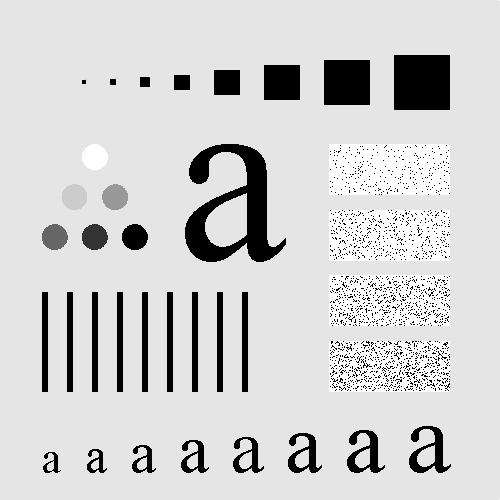
#> input picture CVDL/abcl.jpg, 500 x 500 px
$ jupyter execute CVDL_Practical_5_.ipynb
#> lines starting #> are read from the running program, lines starting #| are printed output that depends on the picture
# Computer Vision Using Deep Learning - Practical 5

# Frequency Domain Filtering in Images

- Ideal LPF & HPF
- Butterworth LPF & HPF
- Gaussian LPF & HPF

[cell 1]
import cv2
import numpy as np
import matplotlib.pyplot as plt

img = cv2.imread('abcl.jpg', cv2.IMREAD_GRAYSCALE)
#> img is the input picture: shape (500, 500); min 0, max 255, mean 207.4
M, N = img.shape
#> M = 500; N = 500

F = np.fft.fft2(img)
Fshift = np.fft.fftshift(F)
magnitude_spectrum = np.log(1 + np.abs(Fshift))
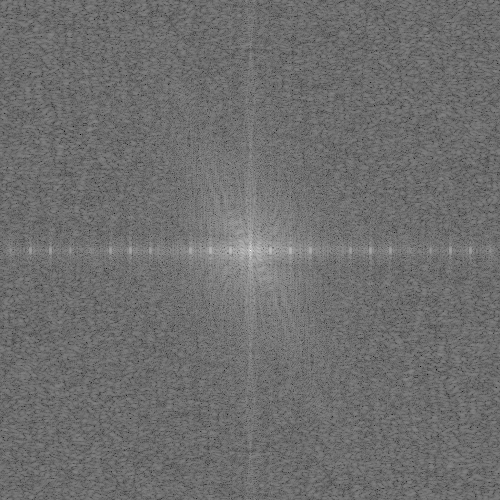
#> magnitude_spectrum: shape (500, 500) float64; min 2.98, max 17.76, mean 9.4; drawn with min black and max white

plt.figure(figsize=(12,5))
plt.subplot(1,2,1), plt.imshow(img, cmap='gray'), plt.title("Original"), plt.axis("off")
plt.subplot(1,2,2), plt.imshow(magnitude_spectrum, cmap='gray'), plt.title("Fourier Spectrum"), plt.axis("off")
plt.show()
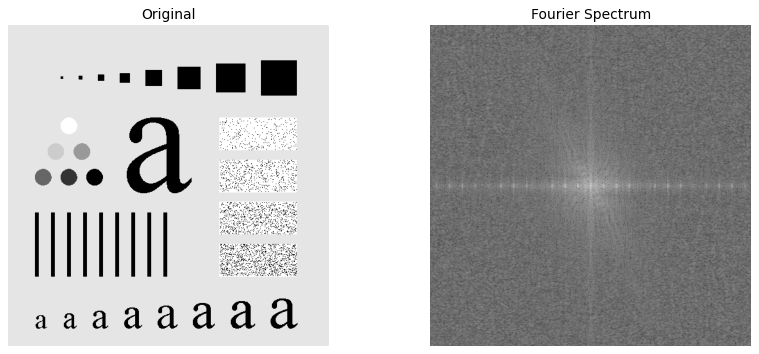
#> figure drawn by matplotlib, 2 panels

u = np.arange(M)
#> u = 500 values from 0 to 499
v = np.arange(N)
#> v = 500 values from 0 to 499
V, U = np.meshgrid(v, u)
D = np.sqrt((U - M/2)**2 + (V - N/2)**2)

## Ideal Low-Pass Filter (ILPF)

[cell 2]
D0 = 30
H = (D <= D0).astype(np.float32)
G = Fshift * H
g = np.abs(np.fft.ifft2(np.fft.ifftshift(G)))
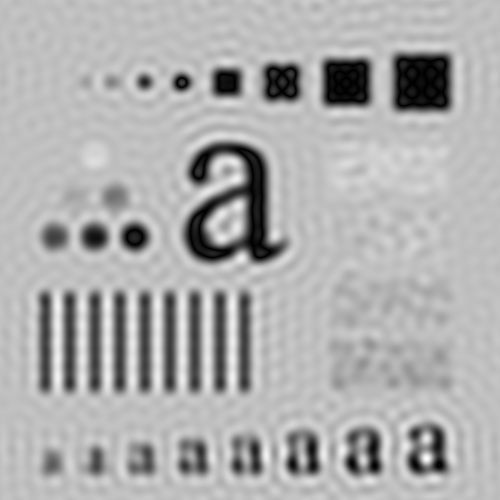
#> g: shape (500, 500) float64; min 0.00521, max 304.8, mean 208.1; drawn with min black and max white

plt.figure(figsize=(14,5))
plt.subplot(1,4,1), plt.imshow(img, cmap='gray'), plt.title("Original"), plt.axis("off")
plt.subplot(1,4,2), plt.imshow(magnitude_spectrum, cmap='gray'), plt.title("Fourier Spectrum"), plt.axis("off")
plt.subplot(1,4,3), plt.imshow(H, cmap='gray'), plt.title("Ideal LPF Mask"), plt.axis("off")
plt.subplot(1,4,4), plt.imshow(g, cmap='gray'), plt.title("ILPF Output"), plt.axis("off")
plt.show()
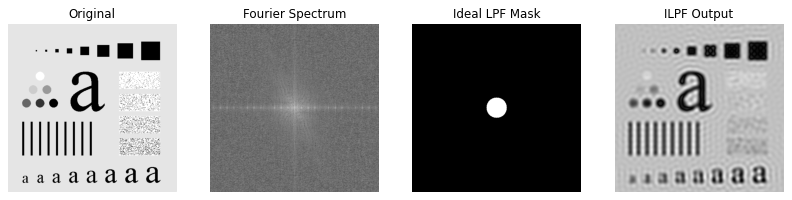
#> figure drawn by matplotlib, 4 panels

## Butterworth Low-Pass Filter (BLPF)

[cell 3]
D0 = 30
n = 2
H = 1 / (1 + (D/D0)**(2*n))
G = Fshift * H
g = np.abs(np.fft.ifft2(np.fft.ifftshift(G)))
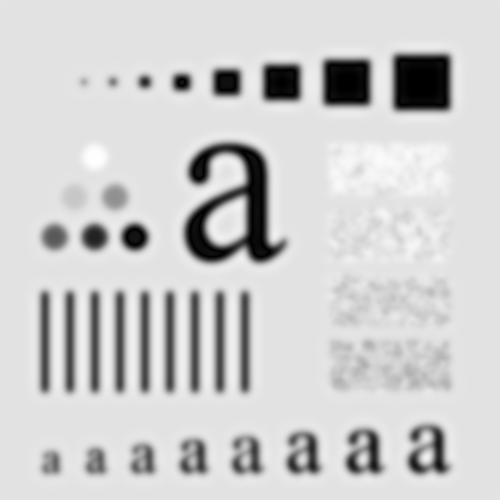
#> g: shape (500, 500) float64; min 0.00249, max 257.4, mean 207.7; drawn with min black and max white

plt.figure(figsize=(14,5))
plt.subplot(1,4,1), plt.imshow(img, cmap='gray'), plt.title("Original"), plt.axis("off")
plt.subplot(1,4,2), plt.imshow(magnitude_spectrum, cmap='gray'), plt.title("Fourier Spectrum"), plt.axis("off")
plt.subplot(1,4,3), plt.imshow(H, cmap='gray'), plt.title("Butterworth LPF Mask"), plt.axis("off")
plt.subplot(1,4,4), plt.imshow(g, cmap='gray'), plt.title("BLPF Output"), plt.axis("off")
plt.show()
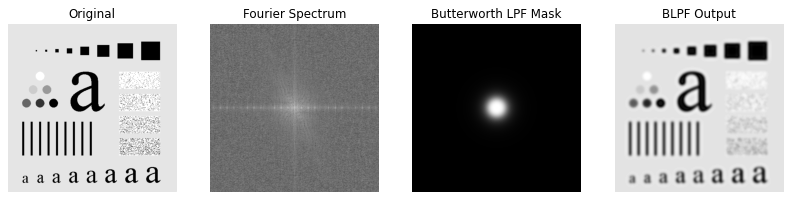
#> figure drawn by matplotlib, 4 panels

## Gaussian Low-Pass Filter (GLPF)

[cell 4]
D0 = 30
H = np.exp(-(D**2) / (2*(D0**2)))
G = Fshift * H
g = np.abs(np.fft.ifft2(np.fft.ifftshift(G)))

plt.figure(figsize=(14,5))
plt.subplot(1,4,1), plt.imshow(img, cmap='gray'), plt.title("Original"), plt.axis("off")
plt.subplot(1,4,2), plt.imshow(magnitude_spectrum, cmap='gray'), plt.title("Fourier Spectrum"), plt.axis("off")
plt.subplot(1,4,3), plt.imshow(H, cmap='gray'), plt.title("Gaussian LPF Mask"), plt.axis("off")
plt.subplot(1,4,4), plt.imshow(g, cmap='gray'), plt.title("GLPF Output"), plt.axis("off")
plt.show()

## Ideal High-Pass Filter (IHPF)

[cell 5]
D0 = 30
H = (D >= D0).astype(np.float32)
G = Fshift * H
g = np.abs(np.fft.ifft2(np.fft.ifftshift(G)))
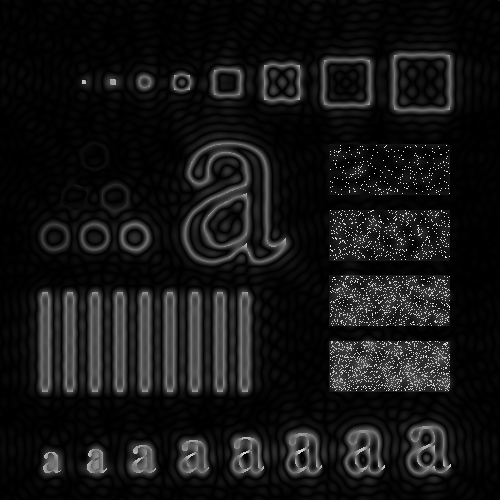
#> g: shape (500, 500) float64; min 1.06e-05, max 260, mean 21.7; drawn with min black and max white

plt.figure(figsize=(14,5))
plt.subplot(1,4,1), plt.imshow(img, cmap='gray'), plt.title("Original"), plt.axis("off")
plt.subplot(1,4,2), plt.imshow(magnitude_spectrum, cmap='gray'), plt.title("Fourier Spectrum"), plt.axis("off")
plt.subplot(1,4,3), plt.imshow(H, cmap='gray'), plt.title("Ideal HPF Mask"), plt.axis("off")
plt.subplot(1,4,4), plt.imshow(g, cmap='gray'), plt.title("IHPF Output"), plt.axis("off")
plt.show()
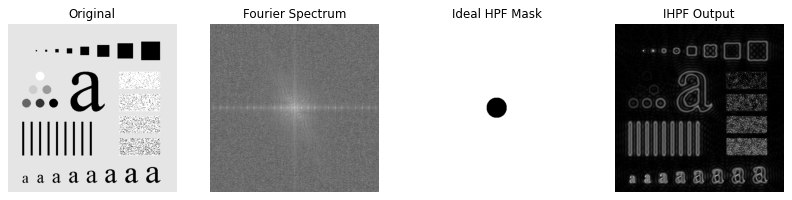
#> figure drawn by matplotlib, 4 panels

## Butterworth High-Pass Filter (BHPF)

[cell 6]
D0 = 30
n = 2
H = 1 - (1 / (1 + (D/D0)**(2*n)))
G = Fshift * H
g = np.abs(np.fft.ifft2(np.fft.ifftshift(G)))
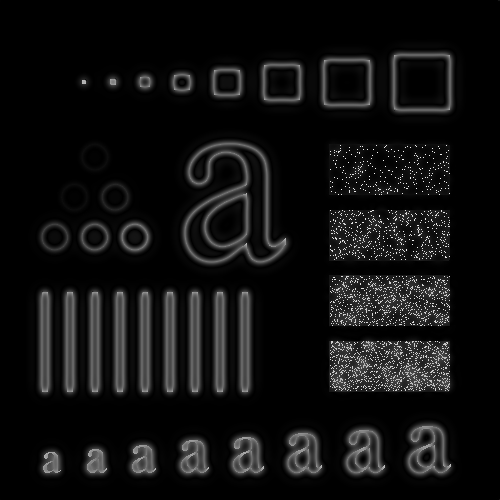
#> g: shape (500, 500) float64; min 1.74e-12, max 250.4, mean 16.7

plt.figure(figsize=(14,5))
plt.subplot(1,4,1), plt.imshow(img, cmap='gray'), plt.title("Original"), plt.axis("off")
plt.subplot(1,4,2), plt.imshow(magnitude_spectrum, cmap='gray'), plt.title("Fourier Spectrum"), plt.axis("off")
plt.subplot(1,4,3), plt.imshow(H, cmap='gray'), plt.title("Butterworth HPF Mask"), plt.axis("off")
plt.subplot(1,4,4), plt.imshow(g, cmap='gray'), plt.title("BHPF Output"), plt.axis("off")
plt.show()

## Gaussian High-Pass Filter (GHPF)

[cell 7]
D0 = 30
H = 1 - np.exp(-(D**2) / (2*(D0**2)))
G = Fshift * H
g = np.abs(np.fft.ifft2(np.fft.ifftshift(G)))

plt.figure(figsize=(14,5))
plt.subplot(1,4,1), plt.imshow(img, cmap='gray'), plt.title("Original"), plt.axis("off")
plt.subplot(1,4,2), plt.imshow(magnitude_spectrum, cmap='gray'), plt.title("Fourier Spectrum"), plt.axis("off")
plt.subplot(1,4,3), plt.imshow(H, cmap='gray'), plt.title("Gaussian HPF Mask"), plt.axis("off")
plt.subplot(1,4,4), plt.imshow(g, cmap='gray'), plt.title("GHPF Output"), plt.axis("off")
plt.show()
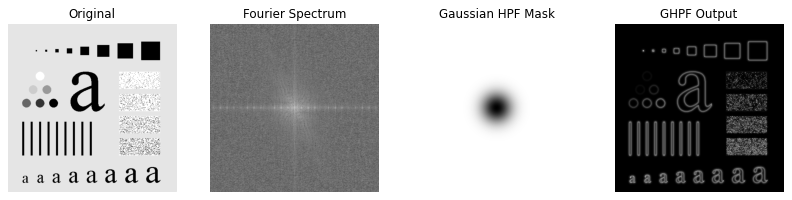
#> figure drawn by matplotlib, 4 panels
